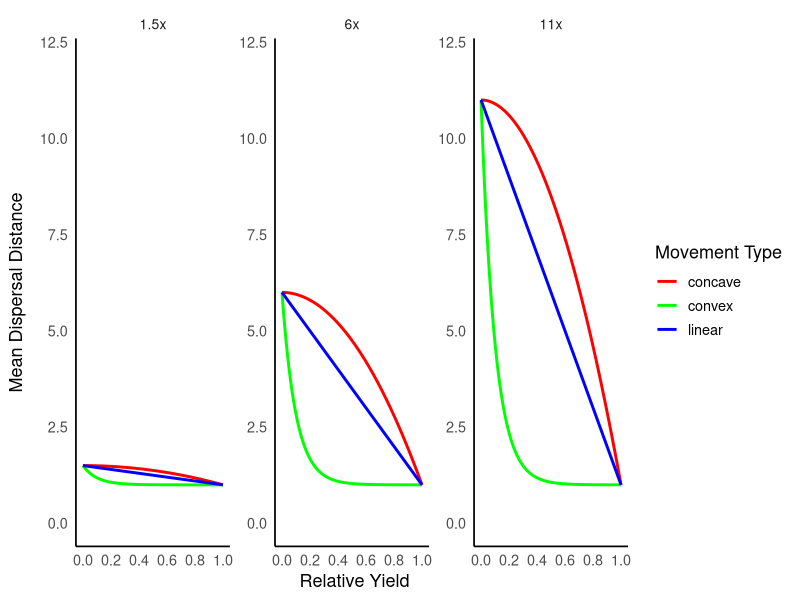

The R script that drew this image:
library(tidyverse)

# Define parameters
movements <- c('linear', 'concave', 'convex')
movement_abilities <- c(1.5, 6, 11)

# Slope constants
slopes <- data.frame(
  m = c("linear", "linear", "linear", 
        "concave", "concave", "concave", 
        "convex", "convex", "convex"),
  m_a = c(1.5, 6, 11, 
          1.5, 6, 11, 
          1.5, 6, 11),
  s1 = c(0.5, 5, 10, 
         0.5, 5, 10, 
         2.27e-5, 2.27e-4, 4.53e-4),
  s2 = c(NA, NA, NA, 
         NA, NA, NA, 
         0, 0, 0),
  a = c(1, 1, 1, 
        0.5, 5, 10, 
        1, 1, 1)
)

# Define permeability functions
linear_permeability <- function(y, s, a) {
  (s * (1 - y)) + a
}

conc_permeability <- function(y, s, a) {
  (-(y^2) * s + 1) + a
}

conv_permeability <- function(y, s, s2, a) {
  ((exp(10 * (1 - y)) * s) + s2) + a
}

# Create grid
grid <- expand.grid(
  y = seq(0, 1, length.out = 100),
  movement = movements,
  movement_ability = movement_abilities,
  KEEP.OUT.ATTRS = FALSE
)

# Merge with slope constants
df <- left_join(grid, slopes, by = c("movement" = "m", "movement_ability" = "m_a"))

# Evaluate functions
df <- df %>%
  rowwise() %>%
  mutate(
    disp_factor = case_when(
      movement == "linear"  ~ linear_permeability(y, s1, a),
      movement == "concave" ~ conc_permeability(y, s1, a),
      movement == "convex"  ~ conv_permeability(y, s1, s2, a),
      TRUE ~ NA_real_
    )
  ) %>%
  ungroup()

# Custom labeller for facet titles
label_movement_ability <- function(variable, value) {
  paste("Movement Ability:", value)
}

# Movement colors
movement_colors <- c('linear' = 'blue', 'concave' = 'red', 'convex' = 'green')

# Plot
ggplot(df, aes(x = y, y = disp_factor, color = movement)) +
  geom_line(linewidth = 1) +
  facet_wrap(~ movement_ability,
             nrow = 1,
             scales = "free_y",
             labeller = labeller(movement_ability = function(x) paste0(x, "x"))) +
  scale_color_manual(values = movement_colors, name = "Movement Type") +
  scale_x_continuous(breaks = seq(0, 1, 0.2),
                     labels = scales::label_number(accuracy = 0.1)) +
  expand_limits(y = c(0, 12)) + 
  labs(
    x = " Relative Yield",
    y = "Mean Dispersal Distance"
  ) +
 theme_minimal(base_size = 13) +
theme(
  panel.grid = element_blank(),
  axis.line = element_line(),
  panel.border = element_blank(),
  strip.text = element_text(face = "plain", size = 10),
  axis.title.y = element_text(margin = margin(r = 10))
)
